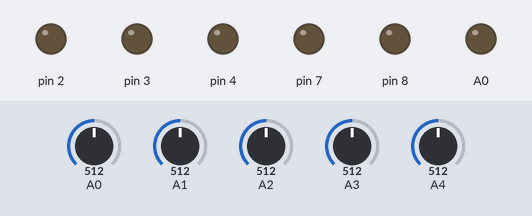
Recording of a sketch running on a simulated Arduino Uno, built with avr-gcc and run on an emulated ATmega328P. Shown: output pins drawn as LEDs (lit = HIGH). Inputs (shaded band) come from the test bench; at power-on: A0 = 512, A1 = 512, A2 = 512, A3 = 512, A4 = 512.

Above: at 1.2 s.
1.3 s: A0 set to 34
3.2 s: A0 set to 26
At 5.2 s:
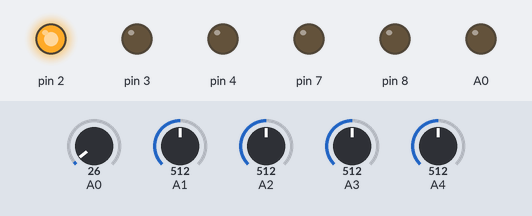
8.5 s: A0 set to 90
At 10.2 s:
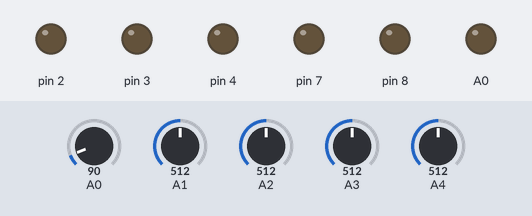
10.5 s: A0 set to 30
At 11.7 s:
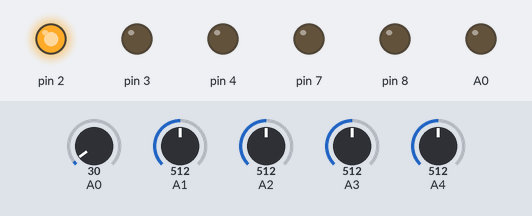
Timing chart, 0 to 13.5 s (numbered marks = the images above; inputs shaded):
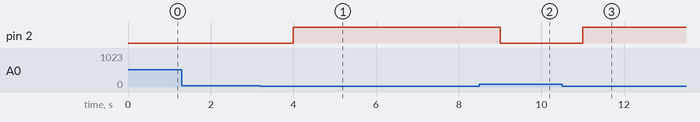

The sketch:

ACM-W2021_SYNERGY_AURDINO-CODE.ino
```cpp
int inByte;
void setup()
{
  pinMode(A0,OUTPUT);
  pinMode(2,OUTPUT);
   pinMode(8,OUTPUT);
  pinMode(3,OUTPUT);
  pinMode(A4,INPUT);
  pinMode(A2,INPUT);
  pinMode(4,OUTPUT);
  pinMode(7,OUTPUT);
  pinMode(A1,INPUT);
  Serial.begin(9600);
}
int sensorValue ;
int tempsensorValue;
int tempmin;
int tempmax;
int i=0;
int nmin;
int nmax;
int kmin;
int kmax;
int pmax;
int pmin;
int psensorValue;
int ksensorValue;
int nnsensorValue;
int getcrop()
{
  Serial.println("=================================");
Serial.println("Temperature and Humidity Monitoring");
Serial.println("Type of crop\n1.Rice\n2.Wheat\n3.Tomato\n4.Sugarcane\n5.Ragi");
  while (Serial.available() == 0){
  }int inByte = Serial.parseInt();
  return inByte;
 i=0;}
void getdata()
{
   Serial.print("Temprature:");
  Serial.println(tempsensorValue);
Serial.print("Light sensor: ");
  Serial.println(sensorValue);
  Serial.print("Nitrogen level:");
  Serial.println(nnsensorValue);
Serial.print("Potassium level:");
  Serial.println(nnsensorValue);
Serial.print("Phosphorous level:");
  Serial.println(nnsensorValue);
  i=0;
}
int celsius()
{ return map(((analogRead(A4) - 20) * 3.04), 0, 1023, 23 , 125);
}
void loop()
{int j;
  if(i==1)
    j=getcrop();
   else if (i == 2)
     getdata();
 i=Serial.parseInt();
 if( j == 1){
tempmin =25;
tempmax =35;
nmin=15;
nmax=20;
kmax=20;
kmin=15;
pmin=20;
pmax=30;
}
else if ( j == 2)
{
tempmin = 20;
tempmax = 25;
nmin=100;
nmax = 100;
kmin=60;
kmax=64;
}
else if( j == 3){
tempmin =21;
tempmax =24;
nmax=200;
nmin=200;
kmin=250;
kmax=252;
}
else if( j == 4){
tempmin =27;
tempmax =27;
nmax=150;
nmin=150;
kmin=80;
kmax=83;
}
else if( j == 5){
tempmin =25;
tempmax =30;
nmin=60;
nmax=60;
kmin=30;
kmax=33;
}
tempsensorValue = celsius();
  if (tempsensorValue < tempmin){
  digitalWrite(3,HIGH);
  }
  else if (tempsensorValue > tempmax){
    digitalWrite(3,LOW);}
    sensorValue = analogRead(A0);
    if(sensorValue > 30){
  digitalWrite(2,LOW); }
else {
digitalWrite(2,HIGH);
 }
 nnsensorValue = analogRead(A2);
 if(nnsensorValue >nmax ){
 digitalWrite(8,LOW);}
  else if(nnsensorValue<nmin){
   digitalWrite(8,HIGH);
}
 ksensorValue = analogRead(A3);
  if(ksensorValue >kmax ){
 digitalWrite(4,LOW);
   }
  else if(ksensorValue<kmin){
digitalWrite(4,HIGH); }
  psensorValue = analogRead(A1);
if(psensorValue >pmax ){
 digitalWrite(7,LOW);
   } else if(psensorValue<pmin){
    digitalWrite(7,HIGH);
  } }
```

Measured:
- the behaviour switches between 31 and 30 on A0 (found by bisection; images 0 and 1)
- after the input at 1.3 s, every drawn part: stays the same
- after the input at 3.2 s, pin 2: LOW → HIGH after 0.80 s
- after the input at 8.5 s, pin 2: HIGH → LOW after 0.50 s
- after the input at 10.5 s, pin 2: LOW → HIGH after 0.50 s
